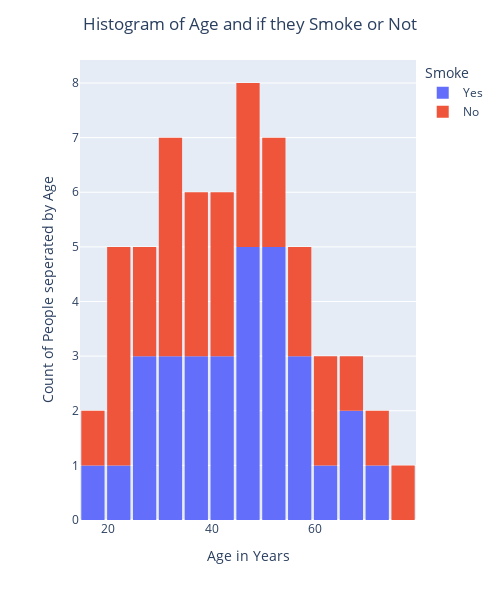

The cell this chart's notebook holds for it:
### Code cell
fig = px.histogram(DF_new,
                  x='age',
                  nbins=20,
                  color='Smoke')

fig.update_layout(bargap=0.1,
                  title='Histogram of Age and if they Smoke or Not',
                  title_x=0.5,
                  xaxis_title="Age in Years",
                  yaxis_title="Count of People seperated by Age",
                  autosize=True,
                  width=500,
                  height=600)

fig.show()

### Figure 1 — Plotly figure (JSON) as saved in the notebook; plotly's stock layout.template omitted (floating-point values rounded to 4 significant figures)
{"data": [{"bingroup": "x", "hovertemplate": "Smoke=Yes<br>age=%{x}<br>count=%{y}<extra></extra>", "legendgroup": "Yes", "marker": {"color": "#636efa", "pattern": {"shape": ""}}, "name": "Yes", "nbinsx": 20, "orientation": "v", "showlegend": true, "type": "histogram", "x": [45, 47, 26, 28, 34, 42, 50, 57, 19, 43, 48, 37, 68, 24, 59, 56, 74, 28, 68, 33, 43, 49, 52, 50, 35, 50, 31, 48, 51, 64, 35], "xaxis": "x", "yaxis": "y"}, {"bingroup": "x", "hovertemplate": "Smoke=No<br>age=%{x}<br>count=%{y}<extra></extra>", "legendgroup": "No", "marker": {"color": "#EF553B", "pattern": {"shape": ""}}, "name": "No", "nbinsx": 20, "orientation": "v", "showlegend": true, "type": "histogram", "x": [24, 33, 57, 42, 60, 34, 74, 52, 61, 24, 49, 37, 47, 24, 37, 51, 47, 38, 43, 77, 69, 23, 25, 30, 55, 19, 32, 28, 40], "xaxis": "x", "yaxis": "y"}], "layout": {"autosize": true, "bargap": 0.1, "barmode": "relative", "height": 600, "legend": {"title": {"text": "Smoke"}, "tracegroupgap": 0}, "margin": {"t": 60}, "title": {"text": "Histogram of Age and if they Smoke or Not", "x": 0.5}, "width": 500, "xaxis": {"anchor": "y", "domain": [0, 1], "title": {"text": "Age in Years"}}, "yaxis": {"anchor": "x", "domain": [0, 1], "title": {"text": "Count of People seperated by Age"}}}}
